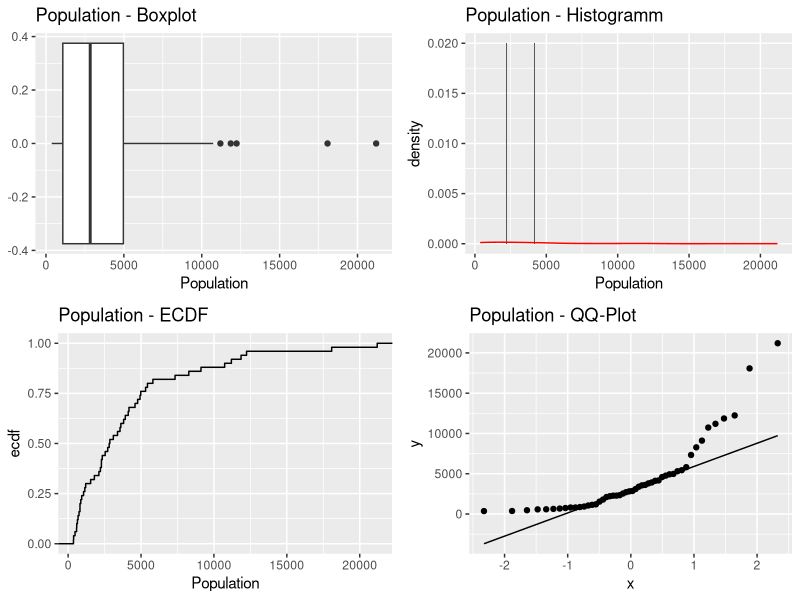
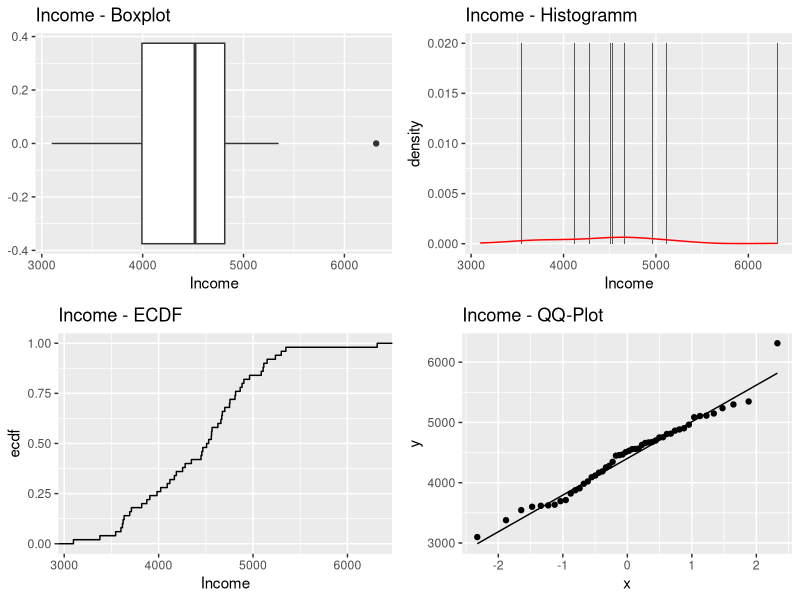
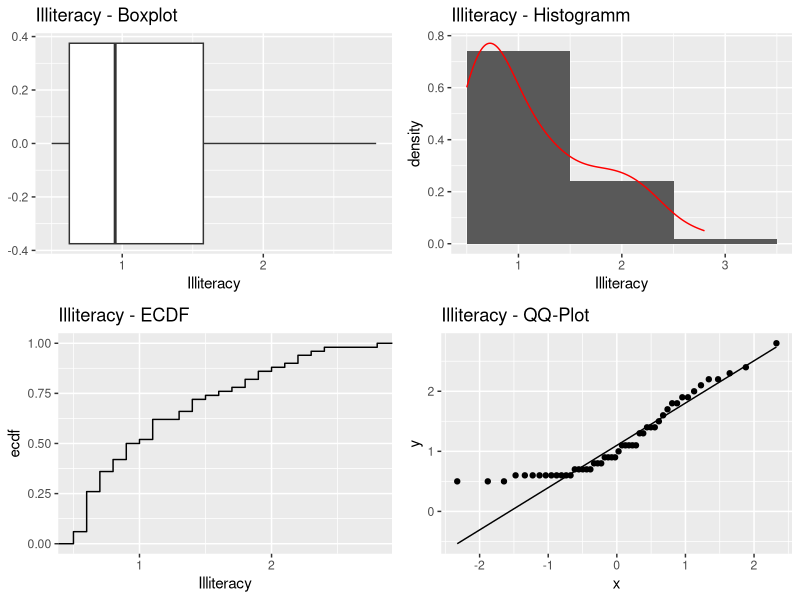
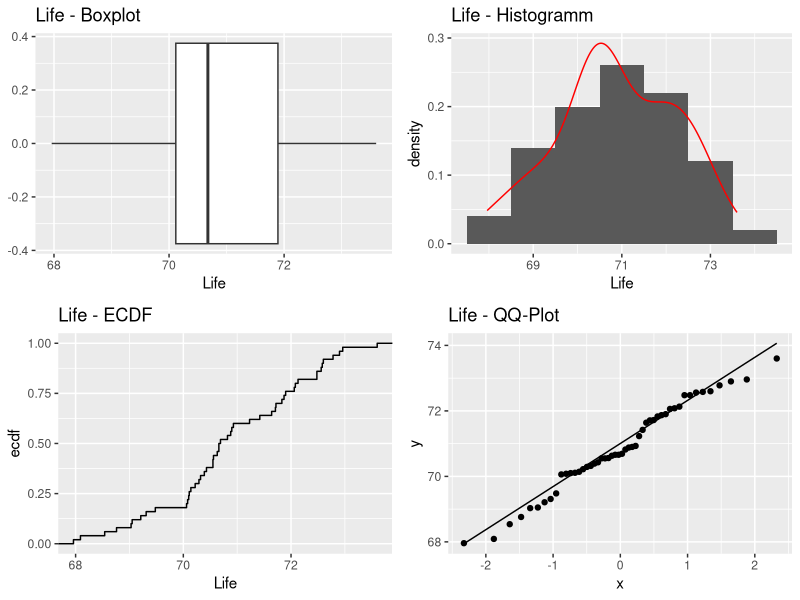
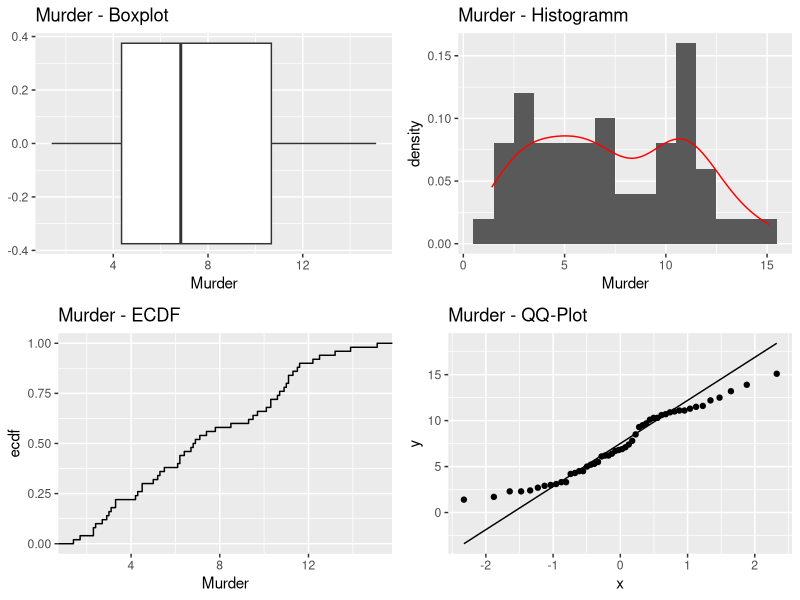

Write the R code that produced these figures, in order.
## ---- chunk 1
knitr::opts_chunk$set(echo = TRUE)
## ---- chunk 2
?state.x77
summary(state.x77)
## ---- chunk 3
median(state.x77[,"Population"])
## ---- chunk 4
mean(state.x77[,"Population"])
## ---- chunk 5
IQR(state.x77[,"Population"])
## ---- chunk 6
round(sd(state.x77[,"Population"]),2)
## ---- chunk 7
median(state.x77[,"Income"])
## ---- chunk 8
mean(state.x77[,"Income"])
## ---- chunk 9
IQR(state.x77[,"Income"])
## ---- chunk 10
round(sd(state.x77[,"Income"]),2)
## ---- chunk 11
median(state.x77[,"Illiteracy"])
## ---- chunk 12
mean(state.x77[,"Illiteracy"])
## ---- chunk 13
IQR(state.x77[,"Illiteracy"])
## ---- chunk 14
round(sd(state.x77[,"Illiteracy"]),2)
## ---- chunk 15
median(state.x77[,"Life Exp"])
## ---- chunk 16
mean(state.x77[,"Life Exp"])
## ---- chunk 17
IQR(state.x77[,"Life Exp"])
## ---- chunk 18
round(sd(state.x77[,"Life Exp"]),2)
## ---- chunk 19
median(state.x77[,"Murder"])
## ---- chunk 20
mean(state.x77[,"Murder"])
## ---- chunk 21
IQR(state.x77[,"Murder"])
## ---- chunk 22
round(sd(state.x77[,"Murder"]),2)
## ---- chunk 23
library(ggplot2)
library(gridExtra)

df <- as.data.frame(state.x77)

names(df)[4] <- "Life" 

vars <- c("Population", "Income", "Illiteracy", "Life", "Murder")

plot_matrix <- function(df, var) {
  
  # Boxplot
  p1 <- ggplot(df, aes_string(x = var)) + 
    geom_boxplot() + 
    ggtitle(paste(var, "- Boxplot"))

  # Histogramm
  p2 <- ggplot(df, aes_string(x = var)) + 
    geom_histogram(aes(y = after_stat(density)), binwidth = 1) + 
    geom_density(col = "red") +
    ggtitle(paste(var, "- Histogramm"))

  # ECDF
  p3 <- ggplot(df, aes_string(x = var)) + 
    stat_ecdf(geom = "step") +
    ggtitle(paste(var, "- ECDF"))

  # QQ-Plot
  p4 <- ggplot(df, aes_string(sample = var)) + 
    stat_qq() +
    stat_qq_line() +
    ggtitle(paste(var, "- QQ-Plot"))

  
  grid.arrange(p1, p2, p3, p4, nrow = 2)
}

for (var in vars) {
  plot_matrix(df, var)
}
